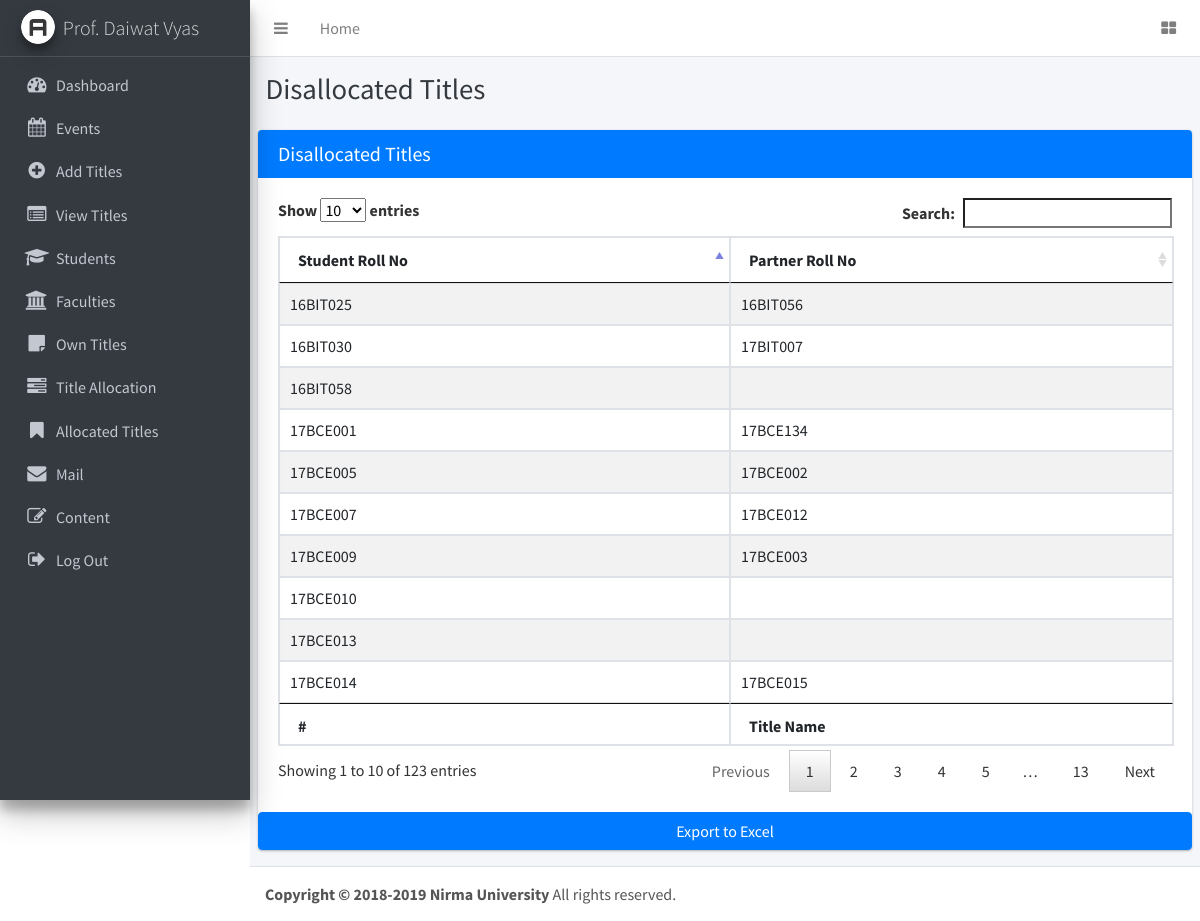
Screenshot of /coordinator/disallocatedStudents.php (signed in) with the database file from the repository.
### tables this page shows
CREATE TABLE `choice_filling` (
  `choice_id` int(6) NOT NULL AUTO_INCREMENT,
  `roll_no` varchar(8) NOT NULL,
  `partner_roll_no` varchar(8) NOT NULL,
  `choice_1` int(6) NOT NULL,
  `choice_2` int(6) NOT NULL,
  `choice_3` int(6) NOT NULL,
  `choice_4` int(6) NOT NULL,
  `choice_5` int(6) NOT NULL,
  `choice_6` int(6) NOT NULL,
  `choice_7` int(6) NOT NULL,
  `choice_8` int(6) NOT NULL,
  `choice_9` int(6) NOT NULL,
  `choice_10` int(6) NOT NULL,
  `choice_11` int(6) NOT NULL,
  `choice_12` int(6) NOT NULL,
  `choice_13` int(6) NOT NULL,
  `choice_14` int(6) NOT NULL,
  `choice_15` int(6) NOT NULL,
  `choice_16` int(6) NOT NULL,
  `choice_17` int(6) NOT NULL,
  `choice_18` int(6) NOT NULL,
  `choice_19` int(6) NOT NULL,
  `choice_20` int(6) NOT NULL,
  `choice_21` int(6) NOT NULL,
  `choice_22` int(6) NOT NULL,
  `choice_23` int(6) NOT NULL,
  `choice_24` int(6) NOT NULL,
  `choice_25` int(6) NOT NULL,
  PRIMARY KEY (`choice_id`)
);

### coordinator/DBController.php (called while the page is built)
<?php
class DBController {
	private $host = "localhost";
	private $user = "root";
	private $password = "";
	private $database = "dhruval_5ceitmp2";
	private $conn;
        function __construct() {
        $this->conn = $this->connectDB();
	}
	function connectDB() {
		$conn = mysqli_connect($this->host,$this->user,$this->password,$this->database);
		return $conn;
	}
        function runQuery($query) {
                $result = mysqli_query($this->conn,$query);
                while($row=mysqli_fetch_assoc($result)) {
                $resultset[] = $row;
                }
                if(!empty($resultset))
                return $resultset;
	}
}
?>

### coordinator/disallocatedStudents.php (the view, shortened to what this page needs)
<?php
include 'DBController.php';
$db_handle = new DBController();
$productResult = $db_handle->runQuery("SELECT roll_no,partner_roll_no FROM choice_filling WHERE roll_no NOT IN (SELECT student_roll_no FROM titles_allocated WHERE student_roll_no IS NOT NULL)");
?>
<!DOCTYPE html>
<html>
<head>
    <link rel="stylesheet" href="https://maxcdn.bootstrapcdn.com/font-awesome/4.4.0/css/font-awesome.min.css">
    <link rel="stylesheet" href="https://code.ionicframework.com/ionicons/2.0.1/css/ionicons.min.css">
    <link rel="stylesheet" href="../plugins/datatables/jquery.dataTables.css">
    <link rel="stylesheet" href="../dist/css/adminlte.min.css">
</head>
<body class="hold-transition sidebar-mini">
    <div class="wrapper">
        <nav class="main-header navbar navbar-expand bg-white navbar-light border-bottom">
            <ul class="navbar-nav">
                <li class="nav-item">
                    <a class="nav-link" data-widget="pushmenu" href="#"><i class="fa fa-bars"></i></a>
                </li>
                <li class="nav-item d-none d-sm-inline-block">
                    <a href="index.php" class="nav-link">Home</a>
                </li>
            </ul>
            <ul class="navbar-nav ml-auto">
                <li class="nav-item">
                    <a class="nav-link" data-widget="control-sidebar" data-slide="true" href="#">
                        <i class="fa fa-th-large"></i>
                    </a>
                </li>
            </ul>
        </nav>
        <?php include 'menu.php'; ?>
 <div class="content-wrapper">
        <div class="content-header">
            <div class="container-fluid">
                <div class="row mb-2">
                    <div class="col-sm-6">
                        <h1 class="m-0 text-dark">Disallocated Titles</h1>
                    </div>
                    <div class="col-sm-6">
                    </div>
                </div>
            </div>
        </div>
        <section class="content">
            <div class="row">
                <div class="container-fluid">
                    <div class="row">
                        <div class="col md-12">
                            <div class="card card-primary">
                                <div class="card-header">
                                    <h3 class="card-title">Disallocated Titles</h3>
                                </div>
                                <div class="card-body">
                                      <table id="example1" class="table table-bordered table-striped">
                                        <thead>
                                        <tr>
                                          <th>Student Roll No</th>
                                          <th>Partner Roll No</th>
                                        </tr>
                                        </thead>
                                        <tbody>
                                        <?php
            if (! empty($productResult)) {
                foreach ($productResult as $key => $value) {
                    ?>
                     <tr>
                    <td><?php echo $productResult[$key]["roll_no"]; ?></td>
                    <td><?php echo $productResult[$key]["partner_roll_no"]; ?></td>
                </tr>
             <?php
                }
            }
            ?>
                                    </tbody>
                                    <tfoot>
                                        <tr>
                                          <th>#</th>
                                          <th>Title Name</th>
                                        </tr>
                                    </tfoot>
                                      </table>
                                </div>
                                <div class="row">
                                    <div class="col-lg-12">
                                    <form action="" method="post">
                                        <button type="submit" id="btnExport"
                                            name='export' value="Export to Excel"
                                            class="btn btn-primary btn-block">Export to Excel
                                        </button>
                                    </form>
                                    </div>
                                </div>
                            </div>
                        </div>
                    </div>
                </div>
            </div>
        </section>
        </div>
<footer class="main-footer">
    <strong>Copyright &copy; 2018-2019 Nirma University</strong> All rights
    reserved.
</footer>
</div>
</body>
</html>

### rows the page displays
choice_filling: roll_no "17BCE009", partner_roll_no "17BCE003"
choice_filling: roll_no "17BCE007", partner_roll_no "17BCE012"
choice_filling: roll_no "16BIT030", partner_roll_no "17BIT007"
choice_filling: roll_no "17BCE005", partner_roll_no "17BCE002"
choice_filling: roll_no "17BCE001", partner_roll_no "17BCE134"
choice_filling: roll_no "16BIT058"
choice_filling: roll_no "16BIT025", partner_roll_no "16BIT056"
choice_filling: roll_no "17BCE013"
choice_filling: roll_no "17BCE014", partner_roll_no "17BCE015"
choice_filling: roll_no "17BCE010"

### other values shown
$_SESSION['coordinatorusername'] "Prof. Daiwat Vyas"
